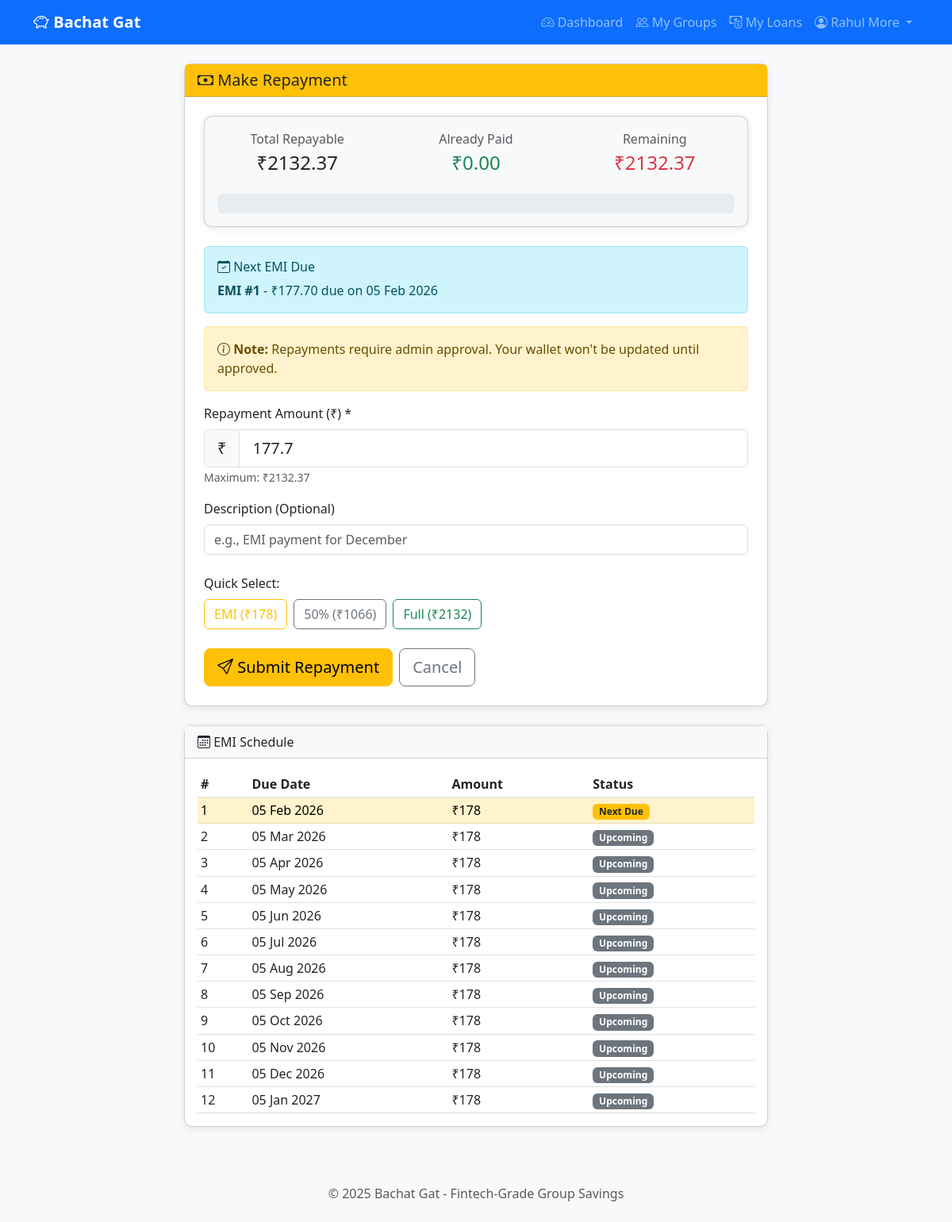
/loans/1/repay (signed in), run on the app's committed database.
### app/models.py (models this page shows, shortened)
class User(UserMixin, db.Model):
    __tablename__ = 'users'
    id = db.Column(db.Integer, primary_key=True)
    name = db.Column(db.String(100), nullable=False)
    email = db.Column(db.String(120), unique=True, nullable=False)
    password_hash = db.Column(db.String(256), nullable=False)
    phone = db.Column(db.String(20), nullable=True)
    created_at = db.Column(db.DateTime, default=datetime.utcnow)
    updated_at = db.Column(db.DateTime, default=datetime.utcnow, onupdate=datetime.utcnow)
    groups_created = db.relationship('Group', backref='creator', lazy='dynamic')
    memberships = db.relationship('GroupMember', backref='user', lazy='dynamic',
                                  foreign_keys='GroupMember.user_id')
    loan_requests = db.relationship('LoanRequest', backref='requester', lazy='dynamic',
                                    foreign_keys='LoanRequest.requested_by')
    approvals = db.relationship('LoanApproval', backref='approver', lazy='dynamic')
    contributions = db.relationship('MemberContribution', backref='contributor', lazy='dynamic')
    repayments = db.relationship('LoanRepayment', backref='payer', lazy='dynamic',
                                 foreign_keys='LoanRepayment.paid_by')
    member_ledgers = db.relationship('MemberLedger', backref='member', lazy='dynamic')

class LoanRequest(db.Model):
    __tablename__ = 'loan_requests'
    id = db.Column(db.Integer, primary_key=True)
    group_id = db.Column(db.Integer, db.ForeignKey('groups.id'), nullable=False)
    requested_by = db.Column(db.Integer, db.ForeignKey('users.id'), nullable=False)
    amount = db.Column(db.Float, nullable=False)
    reason = db.Column(db.String(500), nullable=False)
    status = db.Column(db.String(20), default=LoanStatus.PENDING.value, nullable=False)
    total_eligible_voters = db.Column(db.Integer, nullable=False)
    required_approvals = db.Column(db.Integer, nullable=False)
    interest_rate = db.Column(db.Float, nullable=True)  # Annual %
    loan_duration_months = db.Column(db.Integer, nullable=True)
    repayment_type = db.Column(db.String(20), nullable=True)  # 'emi' or 'bullet'
    approved_amount = db.Column(db.Float, nullable=True)
    total_interest = db.Column(db.Float, nullable=True)
    total_repayable = db.Column(db.Float, nullable=True)  # principal + interest
    emi_amount = db.Column(db.Float, nullable=True)
    approved_at = db.Column(db.DateTime, nullable=True)
    approved_by = db.Column(db.Integer, db.ForeignKey('users.id'), nullable=True)
    rejected_at = db.Column(db.DateTime, nullable=True)
    rejected_by = db.Column(db.Integer, db.ForeignKey('users.id'), nullable=True)
    disbursed_at = db.Column(db.DateTime, nullable=True)
    disbursed_by = db.Column(db.Integer, db.ForeignKey('users.id'), nullable=True)
    completed_at = db.Column(db.DateTime, nullable=True)
    total_principal_repaid = db.Column(db.Float, default=0.0, nullable=False)
    total_interest_repaid = db.Column(db.Float, default=0.0, nullable=False)
    total_repaid = db.Column(db.Float, default=0.0, nullable=False)
    is_active = db.Column(db.Boolean, default=True, nullable=False)
    deleted_at = db.Column(db.DateTime, nullable=True)
    created_at = db.Column(db.DateTime, default=datetime.utcnow)
    updated_at = db.Column(db.DateTime, default=datetime.utcnow, onupdate=datetime.utcnow)
    approvals = db.relationship('LoanApproval', backref='loan_request', lazy='dynamic')
    repayments = db.relationship('LoanRepayment', backref='loan', lazy='dynamic')
    emi_schedule = db.relationship('EMISchedule', backref='loan', lazy='dynamic',
                                   order_by='EMISchedule.installment_number')
    interest_distributions = db.relationship('InterestDistribution', backref='loan', lazy='dynamic')
    VALID_TRANSITIONS = {
        LoanStatus.PENDING.value: [LoanStatus.APPROVED.value, LoanStatus.REJECTED.value],
        LoanStatus.APPROVED.value: [LoanStatus.DISBURSED.value, LoanStatus.REJECTED.value],
        LoanStatus.REJECTED.value: [],  # Terminal state
        LoanStatus.DISBURSED.value: [LoanStatus.COMPLETED.value],
        LoanStatus.COMPLETED.value: [],  # Terminal state
    }
    def get_remaining_amount(self):
        if not self.total_repayable:
            return 0.0
        return self.total_repayable - self.total_repaid
    def is_fully_repaid(self):
        if not self.total_repayable:
            return False
        return self.total_repaid >= self.total_repayable

class EMISchedule(db.Model):
    __tablename__ = 'emi_schedules'
    id = db.Column(db.Integer, primary_key=True)
    loan_id = db.Column(db.Integer, db.ForeignKey('loan_requests.id'), nullable=False)
    installment_number = db.Column(db.Integer, nullable=False)
    due_date = db.Column(db.Date, nullable=False)
    emi_amount = db.Column(db.Float, nullable=False)
    principal_component = db.Column(db.Float, nullable=False)
    interest_component = db.Column(db.Float, nullable=False)
    opening_balance = db.Column(db.Float, nullable=False)
    closing_balance = db.Column(db.Float, nullable=False)
    is_paid = db.Column(db.Boolean, default=False)
    paid_at = db.Column(db.DateTime, nullable=True)
    paid_amount = db.Column(db.Float, nullable=True)
    repayment_id = db.Column(db.Integer, db.ForeignKey('loan_repayments.id'), nullable=True)
    created_at = db.Column(db.DateTime, default=datetime.utcnow)
    __table_args__ = (
        db.UniqueConstraint('loan_id', 'installment_number', name='unique_loan_installment'),
    )

### app/routes/loans.py (the view, shortened to what this page needs)
@loans_bp.route('/loans/<int:loan_id>/repay', methods=['GET', 'POST'])
@login_required
def repay_loan(loan_id):
    loan = LoanRequest.query.get_or_404(loan_id)
    group = loan.group
    allowed, reason = can_repay(current_user.id, loan_id)
    if not allowed:
        flash(reason, 'danger')
        return redirect(url_for('loans.view_loan', loan_id=loan_id))
    emi_schedule = []
    next_emi = None
    if loan.repayment_type == 'emi':
        emi_schedule = EMISchedule.query.filter_by(loan_id=loan_id).order_by(
            EMISchedule.installment_number
        ).all()
        next_emi = EMISchedule.query.filter_by(
            loan_id=loan_id,
            is_paid=False
        ).order_by(EMISchedule.installment_number).first()
    remaining_amount = loan.get_remaining_amount()
    return render_template(
        'loans/repay.html',
        loan=loan,
        group=group,
        remaining_amount=remaining_amount,
        emi_schedule=emi_schedule,
        next_emi=next_emi
    )

### app/templates/loans/repay.html (shortened to what this page needs)
{% extends 'base.html' %}
{% block content %}
<div class="row justify-content-center">
    <div class="col-md-8">
        <div class="card">
            <div class="card-header bg-warning text-dark">
                <h5 class="mb-0">
                    <i class="bi bi-cash"></i> Make Repayment
                </h5>
            </div>
            <div class="card-body p-4">
                <div class="card bg-light mb-4">
                    <div class="card-body">
                        <div class="row text-center">
                            <div class="col-md-4">
                                <p class="mb-1 text-muted">Total Repayable</p>
                                <h4>₹{{ "%.2f"|format(loan.total_repayable) }}</h4>
                            </div>
                            <div class="col-md-4">
                                <p class="mb-1 text-muted">Already Paid</p>
                                <h4 class="text-success">₹{{ "%.2f"|format(loan.total_repaid) }}</h4>
                            </div>
                            <div class="col-md-4">
                                <p class="mb-1 text-muted">Remaining</p>
                                <h4 class="text-danger">₹{{ "%.2f"|format(remaining_amount) }}</h4>
                            </div>
                        </div>
                        {% set progress = (loan.total_repaid / loan.total_repayable * 100) if loan.total_repayable else 0 %}
                        <div class="progress mt-3" style="height: 25px;">
                        </div>
                    </div>
                </div>
                {% if emi_schedule and next_emi %}
                <div class="alert alert-info">
                    <h6><i class="bi bi-calendar-check"></i> Next EMI Due</h6>
                    <p class="mb-0">
                        <strong>EMI #{{ next_emi.installment_number }}</strong> -
                        ₹{{ "%.2f"|format(next_emi.emi_amount) }} due on
                        {{ next_emi.due_date.strftime('%d %b %Y') }}
                    </p>
                </div>
                {% endif %}
                <div class="alert alert-warning">
                    <i class="bi bi-info-circle"></i>
                    <strong>Note:</strong> Repayments require admin approval.
                    Your wallet won't be updated until approved.
                </div>
                <form method="POST" action="{{ url_for('loans.repay_loan', loan_id=loan.id) }}">
                    <div class="mb-3">
                        <label class="form-label">Repayment Amount (₹) *</label>
                        <div class="input-group input-group-lg">
                            <span class="input-group-text">₹</span>
                            <input type="number" name="amount" class="form-control"
                                   placeholder="Enter amount" min="1"
                                   max="{{ remaining_amount }}" step="0.01"
                                   value="{% if next_emi %}{{ next_emi.emi_amount }}{% endif %}" required>
                        </div>
                        <small class="text-muted">Maximum: ₹{{ "%.2f"|format(remaining_amount) }}</small>
                    </div>
                    <div class="mb-4">
                        <label class="form-label">Description (Optional)</label>
                        <input type="text" name="description" class="form-control"
                               placeholder="e.g., EMI payment for December">
                    </div>
                    <div class="mb-4">
                        <label class="form-label">Quick Select:</label>
                        <div class="d-flex flex-wrap gap-2">
                            {% if next_emi %}
                            <button type="button" class="btn btn-outline-warning quick-amount"
                                    data-amount="{{ next_emi.emi_amount }}">
                                EMI (₹{{ "%.0f"|format(next_emi.emi_amount) }})
                            </button>
                            {% endif %}
                            {% set half = remaining_amount / 2 %}
                            <button type="button" class="btn btn-outline-secondary quick-amount"
                                    data-amount="{{ "%.2f"|format(half) }}">
                                50% (₹{{ "%.0f"|format(half) }})
                            </button>
                            <button type="button" class="btn btn-outline-success quick-amount"
                                    data-amount="{{ "%.2f"|format(remaining_amount) }}">
                                Full (₹{{ "%.0f"|format(remaining_amount) }})
                            </button>
                        </div>
                    </div>
                    <div class="d-flex gap-2">
                        <button type="submit" class="btn btn-warning btn-lg">
                            <i class="bi bi-send"></i> Submit Repayment
                        </button>
                        <a href="{{ url_for('loans.view_loan', loan_id=loan.id) }}"
                           class="btn btn-outline-secondary btn-lg">
                            Cancel
                        </a>
                    </div>
                </form>
            </div>
        </div>
        {% if emi_schedule %}
        <div class="card mt-4">
            <div class="card-header bg-light">
                <i class="bi bi-calendar3"></i> EMI Schedule
            </div>
            <div class="card-body">
                <div class="table-responsive">
                    <table class="table table-sm mb-0">
                        <thead>
                            <tr>
                                <th>#</th>
                                <th>Due Date</th>
                                <th>Amount</th>
                                <th>Status</th>
                            </tr>
                        </thead>
                        <tbody>
                            {% for emi in emi_schedule %}
                            <tr class="{% if emi.is_paid %}table-success{% elif emi == next_emi %}table-warning{% endif %}">
                                <td>{{ emi.installment_number }}</td>
                                <td>{{ emi.due_date.strftime('%d %b %Y') }}</td>
                                <td>₹{{ "%.0f"|format(emi.emi_amount) }}</td>
                                <td>
                                    {% if emi.is_paid %}
                                    <span class="badge bg-success">Paid</span>
                                    {% elif emi == next_emi %}
                                    <span class="badge bg-warning text-dark">Next Due</span>
                                    {% else %}
                                    <span class="badge bg-secondary">Upcoming</span>
                                    {% endif %}
                                </td>
                            </tr>
                            {% endfor %}
                        </tbody>
                    </table>
                </div>
            </div>
        </div>
        {% endif %}
    </div>
</div>
{% endblock %}

### app/templates/base.html (shortened to what this page needs)
<!DOCTYPE html>
<html lang="en">
<head>
    <link href="https://cdn.jsdelivr.net/npm/bootstrap@5.3.0/dist/css/bootstrap.min.css" rel="stylesheet">
    <link href="https://cdn.jsdelivr.net/npm/bootstrap-icons@1.10.0/font/bootstrap-icons.css" rel="stylesheet">
</head>
<body>
    <nav class="navbar navbar-expand-lg navbar-dark bg-primary">
        <div class="container">
            <a class="navbar-brand" href="{{ url_for('auth.home') }}">
                <i class="bi bi-piggy-bank"></i> Bachat Gat
            </a>
            <div class="collapse navbar-collapse" id="navbarNav">
                <ul class="navbar-nav ms-auto">
                    {% if current_user.is_authenticated %}
                        <li class="nav-item">
                            <a class="nav-link" href="{{ url_for('auth.dashboard') }}">
                                <i class="bi bi-speedometer2"></i> Dashboard
                            </a>
                        </li>
                        <li class="nav-item">
                            <a class="nav-link" href="{{ url_for('groups.list_groups') }}">
                                <i class="bi bi-people"></i> My Groups
                            </a>
                        </li>
                        <li class="nav-item position-relative">
                            <a class="nav-link" href="{{ url_for('loans.my_loans') }}">
                                <i class="bi bi-cash-coin"></i> My Loans
                            </a>
                        </li>
                        <li class="nav-item dropdown">
                            <a class="nav-link dropdown-toggle" href="#" id="userDropdown"
                               role="button" data-bs-toggle="dropdown">
                                <i class="bi bi-person-circle"></i> {{ current_user.name }}
                            </a>
                        </li>
                    {% endif %}
                </ul>
            </div>
        </div>
    </nav>
    <main class="container mt-4 mb-5">
        {% block content %}{% endblock %}
    </main>
    <footer class="text-center py-4 mt-5 bg-light">
        <p class="text-muted mb-0">&copy; 2025 Bachat Gat - Fintech-Grade Group Savings</p>
    </footer>
</body>
</html>

### data on the page
User: name "Rahul More"
LoanRequest: total_repayable "2132.37", total_repaid "0.00"
EMISchedule: installment_number "1", emi_amount "177.70", due_date "05 Feb 2026", amount "177.7", emi_amount "178", is_paid "Next Due"
EMISchedule: installment_number "2", due_date "05 Mar 2026", emi_amount "178", is_paid "Upcoming"
EMISchedule: installment_number "3", due_date "05 Apr 2026", emi_amount "178", is_paid "Upcoming"
EMISchedule: installment_number "4", due_date "05 May 2026", emi_amount "178", is_paid "Upcoming"
EMISchedule: installment_number "5", due_date "05 Jun 2026", emi_amount "178", is_paid "Upcoming"
EMISchedule: installment_number "6", due_date "05 Jul 2026", emi_amount "178", is_paid "Upcoming"
EMISchedule: installment_number "7", due_date "05 Aug 2026", emi_amount "178", is_paid "Upcoming"
EMISchedule: installment_number "8", due_date "05 Sep 2026", emi_amount "178", is_paid "Upcoming"
EMISchedule: installment_number "9", due_date "05 Oct 2026", emi_amount "178", is_paid "Upcoming"
EMISchedule: installment_number "10", due_date "05 Nov 2026", emi_amount "178", is_paid "Upcoming"
EMISchedule: installment_number "11", due_date "05 Dec 2026", emi_amount "178", is_paid "Upcoming"
EMISchedule: installment_number "12", due_date "05 Jan 2027", emi_amount "178", is_paid "Upcoming"

### other printed values
{{ "%.2f"|format(remaining_amount) }} "2132.37"
{{ "%.0f"|format(half) }} "1066"
{{ "%.0f"|format(remaining_amount) }} "2132"
